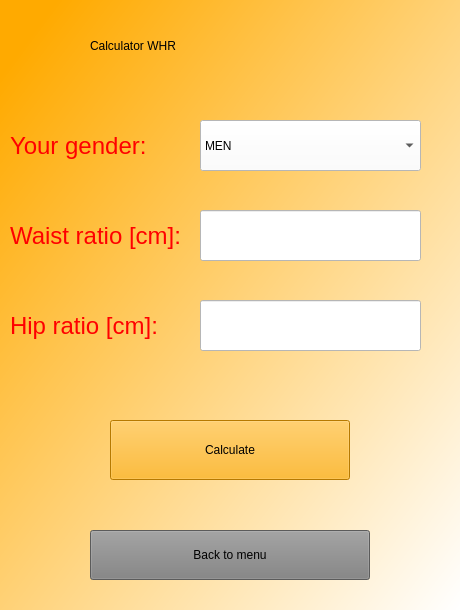
<?xml version="1.0" encoding="UTF-8"?>
<ui version="4.0">
 <class>Whr</class>
 <widget class="QWidget" name="Whr">
  <property name="geometry">
   <rect>
    <x>0</x>
    <y>0</y>
    <width>460</width>
    <height>610</height>
   </rect>
  </property>
  <property name="minimumSize">
   <size>
    <width>460</width>
    <height>610</height>
   </size>
  </property>
  <property name="maximumSize">
   <size>
    <width>460</width>
    <height>610</height>
   </size>
  </property>
  <property name="windowTitle">
   <string>Form</string>
  </property>
  <property name="styleSheet">
   <string notr="true">background-color: qlineargradient(spread:pad, x1:0.057, y1:0.068, x2:1, y2:1, stop:0 rgba(255, 170, 0, 255), stop:1 rgba(255, 255, 255, 255));</string>
  </property>
  <widget class="QStackedWidget" name="stackedWidget">
   <property name="geometry">
    <rect>
     <x>0</x>
     <y>0</y>
     <width>460</width>
     <height>610</height>
    </rect>
   </property>
   <property name="minimumSize">
    <size>
     <width>460</width>
     <height>610</height>
    </size>
   </property>
   <property name="maximumSize">
    <size>
     <width>460</width>
     <height>610</height>
    </size>
   </property>
   <property name="styleSheet">
    <string notr="true">background-color: qlineargradient(spread:pad, x1:0.057, y1:0.068, x2:1, y2:1, stop:0 rgba(255, 170, 0, 255), stop:1 rgba(255, 255, 255, 255));</string>
   </property>
   <widget class="QWidget" name="page">
    <property name="minimumSize">
     <size>
      <width>460</width>
      <height>610</height>
     </size>
    </property>
    <property name="maximumSize">
     <size>
      <width>460</width>
      <height>610</height>
     </size>
    </property>
    <property name="styleSheet">
     <string notr="true">background-color: qlineargradient(spread:pad, x1:0.057, y1:0.068, x2:1, y2:1, stop:0 rgba(255, 170, 0, 255), stop:1 rgba(255, 255, 255, 255));</string>
    </property>
    <widget class="QLabel" name="label">
     <property name="geometry">
      <rect>
       <x>90</x>
       <y>20</y>
       <width>291</width>
       <height>51</height>
      </rect>
     </property>
     <property name="styleSheet">
      <string notr="true">color:black;
font: 30pt &quot;MS Shell Dlg2&quot;;
background-color:transparent;</string>
     </property>
     <property name="text">
      <string>Calculator WHR</string>
     </property>
    </widget>
    <widget class="QLabel" name="label_2">
     <property name="geometry">
      <rect>
       <x>10</x>
       <y>120</y>
       <width>151</width>
       <height>51</height>
      </rect>
     </property>
     <property name="styleSheet">
      <string notr="true">color:red;
font:24px;
background-color:transparent;</string>
     </property>
     <property name="text">
      <string>Your gender: </string>
     </property>
    </widget>
    <widget class="QLabel" name="label_3">
     <property name="geometry">
      <rect>
       <x>10</x>
       <y>210</y>
       <width>201</width>
       <height>51</height>
      </rect>
     </property>
     <property name="styleSheet">
      <string notr="true">color:red;
font:24px;
background-color:transparent;</string>
     </property>
     <property name="text">
      <string>Waist ratio [cm]:</string>
     </property>
    </widget>
    <widget class="QLabel" name="label_4">
     <property name="geometry">
      <rect>
       <x>10</x>
       <y>300</y>
       <width>181</width>
       <height>51</height>
      </rect>
     </property>
     <property name="styleSheet">
      <string notr="true">color:red;
font:24px;
background-color:transparent;</string>
     </property>
     <property name="text">
      <string>Hip ratio [cm]:</string>
     </property>
    </widget>
    <widget class="QLineEdit" name="lineEdit">
     <property name="geometry">
      <rect>
       <x>200</x>
       <y>210</y>
       <width>221</width>
       <height>51</height>
      </rect>
     </property>
     <property name="styleSheet">
      <string notr="true">FONT-SIZE:24PX;
background-color: WHITE;</string>
     </property>
    </widget>
    <widget class="QLineEdit" name="lineEdit_2">
     <property name="geometry">
      <rect>
       <x>200</x>
       <y>300</y>
       <width>221</width>
       <height>51</height>
      </rect>
     </property>
     <property name="styleSheet">
      <string notr="true">FONT-SIZE:24PX;
background-color: WHITE;</string>
     </property>
    </widget>
    <widget class="QComboBox" name="comboBox">
     <property name="geometry">
      <rect>
       <x>200</x>
       <y>120</y>
       <width>221</width>
       <height>51</height>
      </rect>
     </property>
     <property name="styleSheet">
      <string notr="true">FONT-SIZE:24PX;
background-color: WHITE;</string>
     </property>
     <item>
      <property name="text">
       <string>MEN</string>
      </property>
     </item>
     <item>
      <property name="text">
       <string>WOMEN</string>
      </property>
     </item>
    </widget>
    <widget class="QPushButton" name="pushButton_calculate">
     <property name="geometry">
      <rect>
       <x>110</x>
       <y>420</y>
       <width>240</width>
       <height>60</height>
      </rect>
     </property>
     <property name="minimumSize">
      <size>
       <width>240</width>
       <height>60</height>
      </size>
     </property>
     <property name="maximumSize">
      <size>
       <width>240</width>
       <height>60</height>
      </size>
     </property>
     <property name="styleSheet">
      <string notr="true">background-color:rgb(255, 170, 0);
font:italic 16pt &quot;Noto Serif Light&quot;;</string>
     </property>
     <property name="text">
      <string>Calculate</string>
     </property>
    </widget>
    <widget class="QPushButton" name="pushButton_back_to_menu">
     <property name="geometry">
      <rect>
       <x>90</x>
       <y>530</y>
       <width>280</width>
       <height>50</height>
      </rect>
     </property>
     <property name="minimumSize">
      <size>
       <width>280</width>
       <height>50</height>
      </size>
     </property>
     <property name="maximumSize">
      <size>
       <width>280</width>
       <height>50</height>
      </size>
     </property>
     <property name="styleSheet">
      <string notr="true">background-color:grey;
font:italic 16pt &quot;Noto Serif Light&quot;;</string>
     </property>
     <property name="text">
      <string>Back to menu</string>
     </property>
    </widget>
   </widget>
  </widget>
 </widget>
 <resources/>
 <connections/>
</ui>
